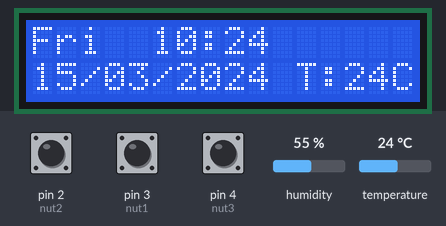
This sketch was run on a simulated Arduino Uno, built with avr-gcc and run on an emulated ATmega328P. Shown: 16×2 character LCD. Inputs (shaded band) come from the test bench; at power-on: pin 3 (nut1) HIGH, temperature 24 °C, pin 2 (nut2) HIGH, pin 4 (nut3) HIGH, humidity 55 %. The local clock reads 2024-03-15 10:24:30 at power-on unless the sketch sets it; what the sketch prints to the serial monitor is not drawn.

Above: at 1.2 s.
1.3 s: pin 3 (nut1) pulled LOW for 3.2 s
At 4.8 s:
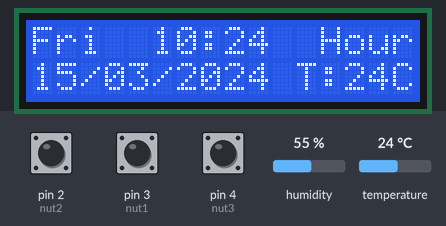
6.0 s: temperature set to 0 °C
At 6.6 s:
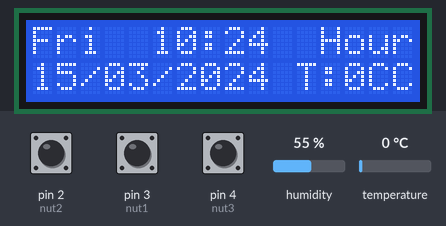
7.7 s: pin 3 (nut1) pulled LOW for 1 s
At 9.3 s:
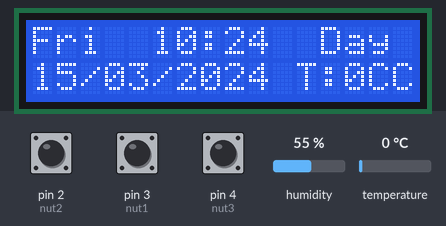
10.2 s: pin 2 (nut2) pulled LOW for 0.15 s
At 11.2 s:
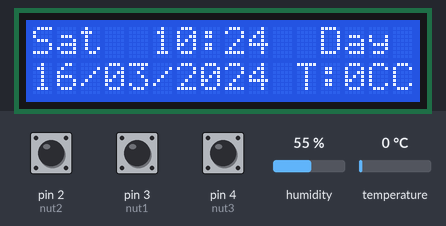
11.8 s: pin 4 (nut3) pulled LOW for 3.2 s
At 12.8 s:
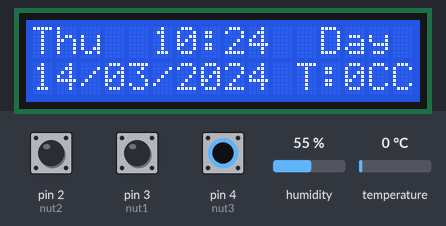
16.5 s: pin 3 (nut1) pulled LOW for 0.15 s
At 17.9 s:
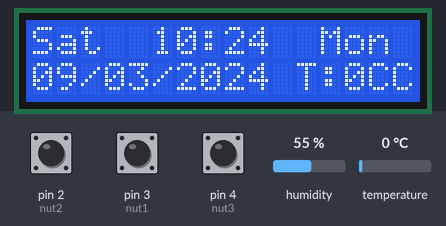
Timing chart, 0 to 19.5 s (numbered marks = the images above; inputs shaded):
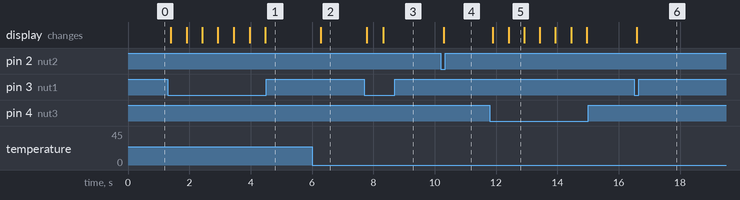

The sketch:

DigitalClock.ino
```cpp
#include <Wire.h>

// Date and time functions using a DS1307 RTC connected via I2C and Wire lib
#include "RTClib.h"

#include <LiquidCrystal_I2C.h>
#include <Wire.h>

#include "DHT.h"

LiquidCrystal_I2C lcd(0x27,16,2) ; //SCL A5 SDA A4
const int DHTPIN = A2;
const int DHTTYPE = DHT11;

const int nut1=3; //Chỉnh
const int nut2=2; //Tăng
const int nut3=4; //Giảm
 //Reset
DHT dht(DHTPIN, DHTTYPE);

RTC_DS1307 rtc;

char daysOfTheWeek[7][12] = {"Sun", "Mon", "Tue", "Wed", "Thu", "Fri", "Sat"};
int editField = 0; //0: OFF, 1: Giờ, 2: Phút, 3: Ngày, 4: Tháng, 5:Năm
char fields[6][7] = {"    ","Hour", "Min ", "Day ", "Mon ", "Year"};

unsigned long lastDebounceTime1 = 0;
unsigned long lastDebounceTime2 = 0;
unsigned long lastDebounceTime3 = 0;
unsigned long debounceDelay = 500; // Thời gian chống rung phím (debounce)

void setup () {
    lcd.init();
    lcd.backlight();
    Wire.begin();
   Serial.begin(9600);
   dht.begin();
   Serial.begin(57600);

#ifndef ESP8266
  while (!Serial); // wait for serial port to connect. Needed for native USB
#endif

  if (! rtc.begin()) {
    Serial.println("Couldn't find RTC");
    Serial.flush();
    while (1) delay(10);
  }

  if (! rtc.isrunning()) {
    Serial.println("RTC is NOT running, let's set the time!");
    // When time needs to be set on a new device, or after a power loss, the
    // following line sets the RTC to the date & time this sketch was compiled
    rtc.adjust(DateTime(F(__DATE__), F(__TIME__)));
    // This line sets the RTC with an explicit date & time, for example to set
    // January 21, 2014 at 3am you would call:
    // rtc.adjust(DateTime(2014, 1, 21, 3, 0, 0));
  }

  // When time needs to be re-set on a previously configured device, the
  // following line sets the RTC to the date & time this sketch was compiled
  // rtc.adjust(DateTime(F(__DATE__), F(__TIME__)));
  // This line sets the RTC with an explicit date & time, for example to set
  // January 21, 2014 at 3am you would call:
  // rtc.adjust(DateTime(2014, 1, 21, 3, 0, 0));
  pinMode(nut1,INPUT_PULLUP);
  pinMode(nut2,INPUT_PULLUP);
  pinMode(nut3,INPUT_PULLUP);

}

void loop ()
{
    int docnut1 = digitalRead(nut1);
    int docnut2 = digitalRead(nut2);
    int docnut3 = digitalRead(nut3);

    DateTime now = rtc.now();

    int t=dht.readTemperature();
    char hourminute[16];
    sprintf(hourminute, "%02d:%02d", now.hour(), now.minute());
    char daymonth[16];
    sprintf(daymonth, "%02d/%02d", now.day(), now.month());

    lcd.setCursor(0,0);
    lcd.print(daysOfTheWeek[now.dayOfTheWeek()]);
    lcd.setCursor(5,0);
    lcd.print(hourminute);
    lcd.setCursor(12,0);
    lcd.print(fields[editField]);

    lcd.setCursor(0,1);
    lcd.print(daymonth);
    lcd.print("/");
    lcd.print(now.year(),DEC);

    lcd.setCursor(11,1);
    lcd.print("T:");
    lcd.setCursor(13,1);
    lcd.print(t);
    lcd.print("C");


if (docnut1 == 0 && (millis() - lastDebounceTime1) > debounceDelay) {
    editField = (editField + 1) % 6;
    lastDebounceTime1 = millis();
  }


 if (docnut2 == 0 && (millis() - lastDebounceTime2) > debounceDelay) {
    switch (editField)
    {
      case 1: // Giờ
        if (now.hour() < 23)
        {
          rtc.adjust(DateTime(now.year(), now.month(), now.day(), now.hour() + 1, now.minute(), now.second()));
        } else
        {
          rtc.adjust(DateTime(now.year(), now.month(), now.day(), 0, now.minute(), now.second()));
        }
        break;
      case 2: // Phút
        if (now.minute() < 59)
        {
          rtc.adjust(DateTime(now.year(), now.month(), now.day(), now.hour(), now.minute() + 1, now.second()));
        } else
        {
          rtc.adjust(DateTime(now.year(), now.month(), now.day(), now.hour() , 0, now.second()));
        }
        break;
      case 3: // Ngày
      switch (now.month()) // xét tháng 30 ngày và 31 ngày và tháng 2
      {
        case 2:
        if(now.year()%4==0 && now.year()%100!=0)
        {
          if (now.day() < 29 ) {
            rtc.adjust(DateTime(now.year(), now.month(), now.day() + 1, now.hour(), now.minute(), now.second()));
          } else {
            rtc.adjust(DateTime(now.year(), now.month(), 1, now.hour(), now.minute(), now.second()));
          }
        }  else
        {
          if (now.day() < 28 )
          {
          rtc.adjust(DateTime(now.year(), now.month(), now.day() + 1, now.hour(), now.minute(), now.second()));
          } else
          {
          rtc.adjust(DateTime(now.year(), now.month(), 1, now.hour(), now.minute(), now.second()));
          }
        } break;
        case 4:
        if (now.day() < 30)
        {
          rtc.adjust(DateTime(now.year(), now.month(), now.day() + 1, now.hour(), now.minute(), now.second()));
        } else
        {
          rtc.adjust(DateTime(now.year(), now.month(), 1, now.hour(), now.minute(), now.second()));
        }
        break;
        case 6:
        if (now.day() < 30)
        {
          rtc.adjust(DateTime(now.year(), now.month(), now.day() + 1, now.hour(), now.minute(), now.second()));
        } else
        {
          rtc.adjust(DateTime(now.year(), now.month(), 1, now.hour(), now.minute(), now.second()));
        }
        break;
         case 9:
        if (now.day() < 30)
        {
          rtc.adjust(DateTime(now.year(), now.month(), now.day() + 1, now.hour(), now.minute(), now.second()));
        } else
        {
          rtc.adjust(DateTime(now.year(), now.month(), 1, now.hour(), now.minute(), now.second()));
        }
        break;
         case 11:
        if (now.day() < 30)
        {
          rtc.adjust(DateTime(now.year(), now.month(), now.day() + 1, now.hour(), now.minute(), now.second()));
        } else
        {
          rtc.adjust(DateTime(now.year(), now.month(), 1, now.hour(), now.minute(), now.second()));
          }
        break;
        default:
        if (now.day() < 31)
        {rtc.adjust(DateTime(now.year(), now.month(), now.day() + 1, now.hour(), now.minute(), now.second()));
        } else
        {
          rtc.adjust(DateTime(now.year(), now.month(), 1, now.hour(), now.minute(), now.second()));
        }
      } break;
      case 4: // Tháng
        if (now.month() < 12) {
          rtc.adjust(DateTime(now.year(), now.month() + 1, now.day(), now.hour(), now.minute(), now.second()));
        } else {
          rtc.adjust(DateTime(now.year(), 1, now.day(), now.hour(), now.minute(), now.second()));
        } break;
      case 5: // Năm
        rtc.adjust(DateTime(now.year() + 1, now.month(), now.day(), now.hour(), now.minute(), now.second()));
        break;
    }
    lastDebounceTime2 = millis();
  }
if (docnut3 == 0 && (millis() - lastDebounceTime3) > debounceDelay) {
    switch (editField)
    {
      case 1: // Giờ

       if(now.hour()>0 && now.hour()<24)
        {
          rtc.adjust(DateTime(now.year(), now.month(), now.day(), now.hour() - 1, now.minute(), now.second()));
        } else if(now.hour()==0)
        {
          rtc.adjust(DateTime(now.year(), now.month(), now.day(), 23, now.minute(), now.second()));
        }
        break;

      case 2: // Phút
        if(now.minute()>0 && now.minute()<60)
        {
         rtc.adjust(DateTime(now.year(), now.month(), now.day(), now.hour(), now.minute() - 1, now.second()));

        } else if(now.minute()==0)
        {
          rtc.adjust(DateTime(now.year(), now.month(), now.day(), now.hour() , 59, now.second()));
        }
         break;

      case 3: // Ngày
       if(now.day()>1 && now.day()<=31 )
        {
          rtc.adjust(DateTime(now.year(), now.month(), now.day() -1 , now.hour(), now.minute(), now.second()));
        } else if(now.day()==1)
        { switch (now.month())
          {
          case 2 : rtc.adjust(DateTime(now.year(), now.month(), 30, now.hour() , now.minute(), now.second()));
          break;
          case 4 : rtc.adjust(DateTime(now.year(), now.month(), 30, now.hour() , now.minute(), now.second()));
          break;
          case 6 : rtc.adjust(DateTime(now.year(), now.month(), 30, now.hour() , now.minute(), now.second()));
          break;
          case 9 : rtc.adjust(DateTime(now.year(), now.month(), 30, now.hour() , now.minute(), now.second()));
          break;
          case 11 : rtc.adjust(DateTime(now.year(), now.month(), 30, now.hour() , now.minute(), now.second()));
          break;
          default:
          rtc.adjust(DateTime(now.year(), now.month(), 31, now.hour() , now.minute(), now.second()));
          }
        } break;

      case 4: // Tháng
       if (now.month() > 1 && now.month() <= 12)
       {
          rtc.adjust(DateTime(now.year(), now.month() - 1, now.day(), now.hour(), now.minute(), now.second()));
        } else  if(now.month() == 1)
        {rtc.adjust(DateTime(now.year(), 12, now.day(), now.hour(), now.minute(), now.second()));
        } break;

      case 5: // Năm
        rtc.adjust(DateTime(now.year() - 1, now.month(), now.day(), now.hour(), now.minute(), now.second()));
        break;
    }
    lastDebounceTime3 = millis();
  }


    Serial.print(now.year(), DEC);
    Serial.print('/');
    Serial.print(now.month(), DEC);
    Serial.print('/');
    Serial.print(now.day(), DEC);
    Serial.print(" (");
    Serial.print(daysOfTheWeek[now.dayOfTheWeek()]);
    Serial.print(") ");
    Serial.print(now.hour(), DEC);
    Serial.print(':');
    Serial.print(now.minute(), DEC);
    Serial.print(':');
    Serial.print(now.second(), DEC);
    Serial.println();
}
```

Measured:
- after the input at 1.3 s, the display: changes after 0.10 s (image 1)
- after the input at 6.0 s, the display: changes after 0.29 s (image 2)
- after the input at 7.7 s, the display: first changes after 0.09 s (image 3 shows a later state)
- after the input at 10.2 s, the display: changes after 0.09 s (image 4)
- after the input at 11.8 s, the display: first changes after 0.09 s (image 5 shows a later state)
- after the input at 16.5 s, the display: changes after 0.08 s (image 6)
- what the display in image 5 shows lasts 0.5 s, from 12.4 s to 12.9 s
